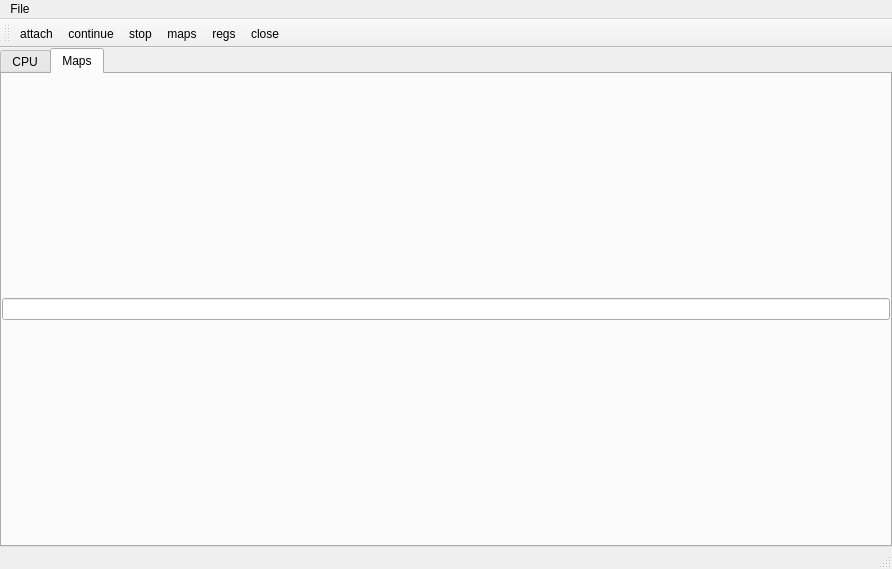
<?xml version="1.0" encoding="UTF-8"?>
<ui version="4.0">
 <class>MainWindow</class>
 <widget class="QMainWindow" name="MainWindow">
  <property name="geometry">
   <rect>
    <x>0</x>
    <y>0</y>
    <width>892</width>
    <height>569</height>
   </rect>
  </property>
  <property name="windowTitle">
   <string>MainWindow</string>
  </property>
  <property name="autoFillBackground">
   <bool>true</bool>
  </property>
  <widget class="QWidget" name="centralwidget">
   <layout class="QVBoxLayout" name="verticalLayout">
    <property name="spacing">
     <number>0</number>
    </property>
    <property name="leftMargin">
     <number>0</number>
    </property>
    <property name="topMargin">
     <number>0</number>
    </property>
    <property name="rightMargin">
     <number>0</number>
    </property>
    <property name="bottomMargin">
     <number>0</number>
    </property>
    <item>
     <widget class="QTabWidget" name="tabWidget">
      <property name="currentIndex">
       <number>1</number>
      </property>
      <property name="iconSize">
       <size>
        <width>16</width>
        <height>16</height>
       </size>
      </property>
      <property name="tabsClosable">
       <bool>false</bool>
      </property>
      <property name="movable">
       <bool>false</bool>
      </property>
      <property name="tabBarAutoHide">
       <bool>false</bool>
      </property>
      <widget class="QWidget" name="cpu_view">
       <attribute name="icon">
        <iconset resource="../resource.qrc">
         <normaloff>:/icons/images/processor-cpu.png</normaloff>:/icons/images/processor-cpu.png</iconset>
       </attribute>
       <attribute name="title">
        <string>CPU</string>
       </attribute>
       <layout class="QHBoxLayout" name="horizontalLayout">
        <property name="spacing">
         <number>0</number>
        </property>
        <property name="leftMargin">
         <number>0</number>
        </property>
        <property name="topMargin">
         <number>0</number>
        </property>
        <property name="rightMargin">
         <number>0</number>
        </property>
        <property name="bottomMargin">
         <number>0</number>
        </property>
        <item>
         <layout class="QVBoxLayout" name="cpu_layout">
          <property name="spacing">
           <number>0</number>
          </property>
          <property name="sizeConstraint">
           <enum>QLayout::SetNoConstraint</enum>
          </property>
         </layout>
        </item>
       </layout>
      </widget>
      <widget class="QWidget" name="maps_view">
       <attribute name="icon">
        <iconset resource="../resource.qrc">
         <normaloff>:/icons/images/memory-map.png</normaloff>:/icons/images/memory-map.png</iconset>
       </attribute>
       <attribute name="title">
        <string>Maps</string>
       </attribute>
       <layout class="QVBoxLayout" name="verticalLayout_2">
        <property name="spacing">
         <number>0</number>
        </property>
        <property name="leftMargin">
         <number>0</number>
        </property>
        <property name="topMargin">
         <number>0</number>
        </property>
        <property name="rightMargin">
         <number>0</number>
        </property>
        <property name="bottomMargin">
         <number>0</number>
        </property>
        <item>
         <layout class="QVBoxLayout" name="map_layout">
          <property name="spacing">
           <number>0</number>
          </property>
          <item>
           <widget class="QLineEdit" name="lineEdit"/>
          </item>
         </layout>
        </item>
       </layout>
      </widget>
     </widget>
    </item>
   </layout>
  </widget>
  <widget class="QMenuBar" name="menubar">
   <property name="geometry">
    <rect>
     <x>0</x>
     <y>0</y>
     <width>892</width>
     <height>21</height>
    </rect>
   </property>
   <widget class="QMenu" name="menuFile">
    <property name="title">
     <string>File</string>
    </property>
    <addaction name="actionopen"/>
    <addaction name="actioncontinue"/>
    <addaction name="actionstop"/>
    <addaction name="actionmaps"/>
    <addaction name="actionregs"/>
    <addaction name="actionclose"/>
   </widget>
   <addaction name="menuFile"/>
  </widget>
  <widget class="QStatusBar" name="statusbar"/>
  <widget class="QToolBar" name="toolBar">
   <property name="windowTitle">
    <string>toolBar</string>
   </property>
   <attribute name="toolBarArea">
    <enum>TopToolBarArea</enum>
   </attribute>
   <attribute name="toolBarBreak">
    <bool>false</bool>
   </attribute>
   <addaction name="actionopen"/>
   <addaction name="actioncontinue"/>
   <addaction name="actionstop"/>
   <addaction name="actionmaps"/>
   <addaction name="actionregs"/>
   <addaction name="actionclose"/>
  </widget>
  <action name="actionopen">
   <property name="icon">
    <iconset resource="../resource.qrc">
     <normaloff>:/icons/images/attach.png</normaloff>:/icons/images/attach.png</iconset>
   </property>
   <property name="text">
    <string>attach</string>
   </property>
  </action>
  <action name="actioncontinue">
   <property name="icon">
    <iconset resource="../resource.qrc">
     <normaloff>:/icons/images/arrow-run-cursor.png</normaloff>:/icons/images/arrow-run-cursor.png</iconset>
   </property>
   <property name="text">
    <string>continue</string>
   </property>
  </action>
  <action name="actionstop">
   <property name="icon">
    <iconset resource="../resource.qrc">
     <normaloff>:/icons/images/control-stop.png</normaloff>:/icons/images/control-stop.png</iconset>
   </property>
   <property name="text">
    <string>stop</string>
   </property>
  </action>
  <action name="actionmaps">
   <property name="icon">
    <iconset resource="../resource.qrc">
     <normaloff>:/icons/images/memory-map.png</normaloff>:/icons/images/memory-map.png</iconset>
   </property>
   <property name="text">
    <string>maps</string>
   </property>
  </action>
  <action name="actionregs">
   <property name="icon">
    <iconset resource="../resource.qrc">
     <normaloff>:/icons/images/processor-cpu.png</normaloff>:/icons/images/processor-cpu.png</iconset>
   </property>
   <property name="text">
    <string>regs</string>
   </property>
  </action>
  <action name="actionclose">
   <property name="icon">
    <iconset resource="../resource.qrc">
     <normaloff>:/icons/images/close-all-tabs.png</normaloff>:/icons/images/close-all-tabs.png</iconset>
   </property>
   <property name="text">
    <string>close</string>
   </property>
  </action>
 </widget>
 <resources>
  <include location="../resource.qrc"/>
 </resources>
 <connections/>
</ui>
